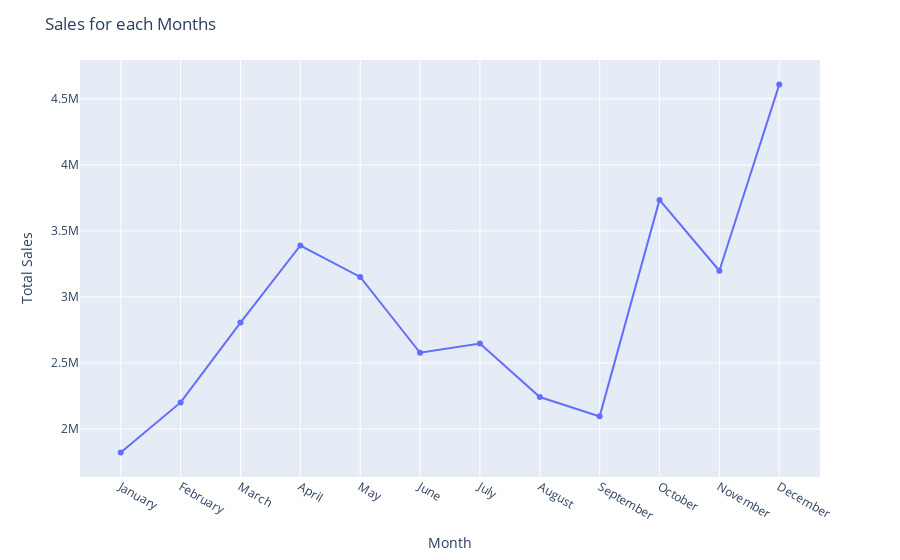

The notebook cell this image was saved under:
### Code cell
# Define the order of months for sortin like this becouse in i sortin the data by Sales
month_order = ['January', 'February', 'March', 'April', 'May', 'June', 'July', 'August', 'September', 'October', 'November', 'December']

# Set the 'Month Name' column as a categorical variable with custom order
sales_by_month_df['Month Name'] = pd.Categorical(sales_by_month_df['Month Name'], categories=month_order, ordered=True)

# Sort the DataFrame by the custom order of months
sales_by_month_df = sales_by_month_df.sort_values('Month Name')

# Create a line chart using plotly express
fig = px.line(sales_by_month_df, x='Month Name', y='Sales', markers=True, line_shape='linear')

# Update axis labels and title
fig.update_layout(
    title='Sales for each Months',
    xaxis_title='Month',
    yaxis_title='Total Sales',
    xaxis=dict(tickmode='array', tickvals=list(month_order), ticktext=list(month_order))
)

# Show the plot
fig.show()

### Figure 1 — Plotly figure (JSON) as saved in the notebook; plotly's stock layout.template omitted (floating-point values rounded to 4 significant figures)
{"data": [{"hovertemplate": "Month Name=%{x}<br>Sales=%{y}<extra></extra>", "legendgroup": "", "line": {"color": "#636efa", "dash": "solid", "shape": "linear"}, "marker": {"symbol": "circle"}, "mode": "lines+markers", "name": "", "orientation": "v", "showlegend": false, "type": "scatter", "x": ["January", "February", "March", "April", "May", "June", "July", "August", "September", "October", "November", "December"], "xaxis": "x", "y": [1821000.0, 2200000.0, 2805000.0, 3389000.0, 3151000.0, 2576000.0, 2646000.0, 2241000.0, 2094000.0, 3735000.0, 3198000.0, 4608000.0], "yaxis": "y"}], "layout": {"legend": {"tracegroupgap": 0}, "margin": {"t": 60}, "title": {"text": "Sales for each Months"}, "xaxis": {"anchor": "y", "domain": [0, 1], "tickmode": "array", "ticktext": ["January", "February", "March", "April", "May", "June", "July", "August", "September", "October", "November", "December"], "tickvals": ["January", "February", "March", "April", "May", "June", "July", "August", "September", "October", "November", "December"], "title": {"text": "Month"}}, "yaxis": {"anchor": "x", "domain": [0, 1], "title": {"text": "Total Sales"}}}}
